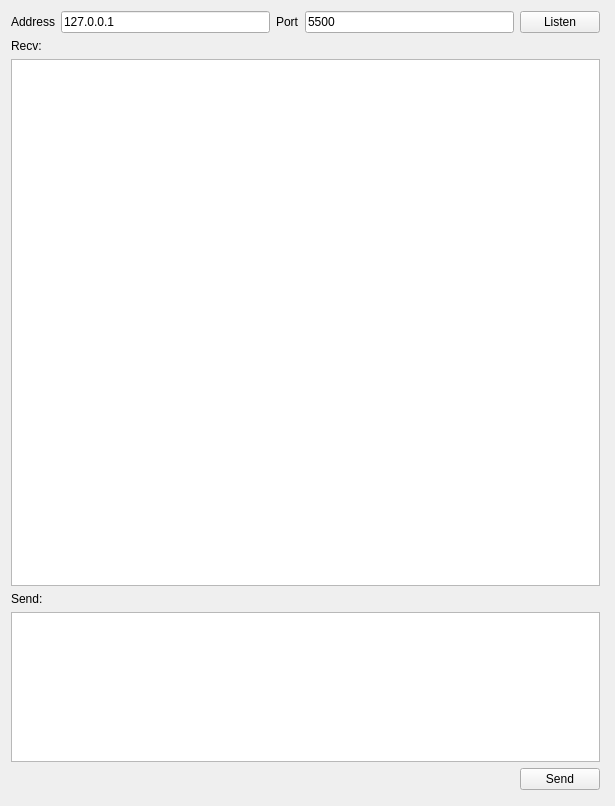
<?xml version="1.0" encoding="UTF-8"?>
<ui version="4.0">
 <class>TcpServerClass</class>
 <widget class="QWidget" name="TcpServerClass">
  <property name="windowModality">
   <enum>Qt::WindowModal</enum>
  </property>
  <property name="enabled">
   <bool>true</bool>
  </property>
  <property name="geometry">
   <rect>
    <x>0</x>
    <y>0</y>
    <width>615</width>
    <height>806</height>
   </rect>
  </property>
  <property name="windowTitle">
   <string>TcpServer</string>
  </property>
  <widget class="QWidget" name="verticalLayoutWidget">
   <property name="geometry">
    <rect>
     <x>0</x>
     <y>0</y>
     <width>611</width>
     <height>801</height>
    </rect>
   </property>
   <layout class="QVBoxLayout" name="verticalLayout">
    <item>
     <layout class="QHBoxLayout" name="horizontalLayout">
      <item>
       <widget class="QLabel" name="label_2">
        <property name="text">
         <string>Address</string>
        </property>
       </widget>
      </item>
      <item>
       <widget class="QLineEdit" name="editAddress">
        <property name="text">
         <string>127.0.0.1</string>
        </property>
       </widget>
      </item>
      <item>
       <widget class="QLabel" name="label">
        <property name="text">
         <string>Port</string>
        </property>
       </widget>
      </item>
      <item>
       <widget class="QLineEdit" name="editPort">
        <property name="text">
         <string>5500</string>
        </property>
       </widget>
      </item>
      <item>
       <widget class="QPushButton" name="btnListen">
        <property name="text">
         <string>Listen</string>
        </property>
       </widget>
      </item>
     </layout>
    </item>
    <item>
     <widget class="QLabel" name="label_3">
      <property name="text">
       <string>Recv:</string>
      </property>
     </widget>
    </item>
    <item>
     <widget class="QTextEdit" name="textRecv"/>
    </item>
    <item>
     <widget class="QLabel" name="label_4">
      <property name="text">
       <string>Send:</string>
      </property>
     </widget>
    </item>
    <item>
     <widget class="QTextEdit" name="textSend">
      <property name="maximumSize">
       <size>
        <width>16777215</width>
        <height>150</height>
       </size>
      </property>
     </widget>
    </item>
    <item>
     <layout class="QHBoxLayout" name="horizontalLayout_2">
      <item>
       <spacer name="horizontalSpacer">
        <property name="orientation">
         <enum>Qt::Horizontal</enum>
        </property>
        <property name="sizeHint" stdset="0">
         <size>
          <width>40</width>
          <height>20</height>
         </size>
        </property>
       </spacer>
      </item>
      <item>
       <widget class="QPushButton" name="btnSend">
        <property name="text">
         <string>Send</string>
        </property>
       </widget>
      </item>
     </layout>
    </item>
   </layout>
  </widget>
 </widget>
 <layoutdefault spacing="6" margin="11"/>
 <resources>
  <include location="tcpserver.qrc"/>
 </resources>
 <connections/>
</ui>
